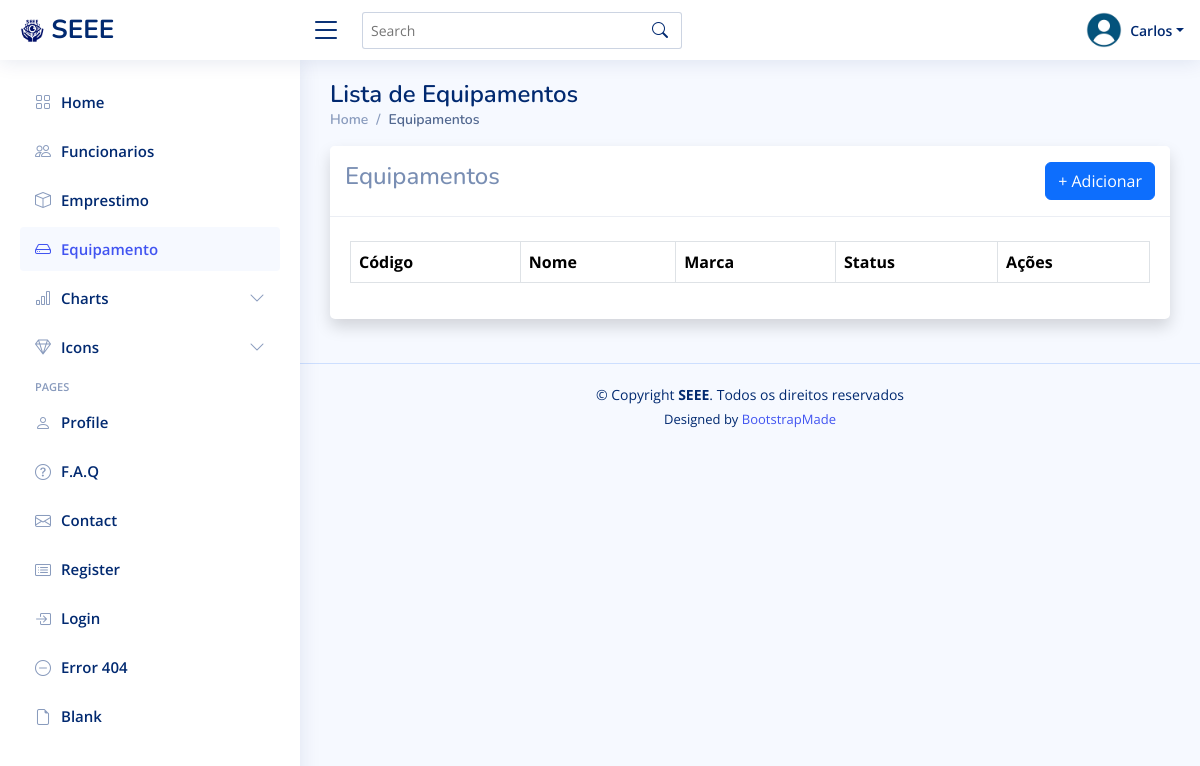
The app's page /equipamento/ (signed in), older data.
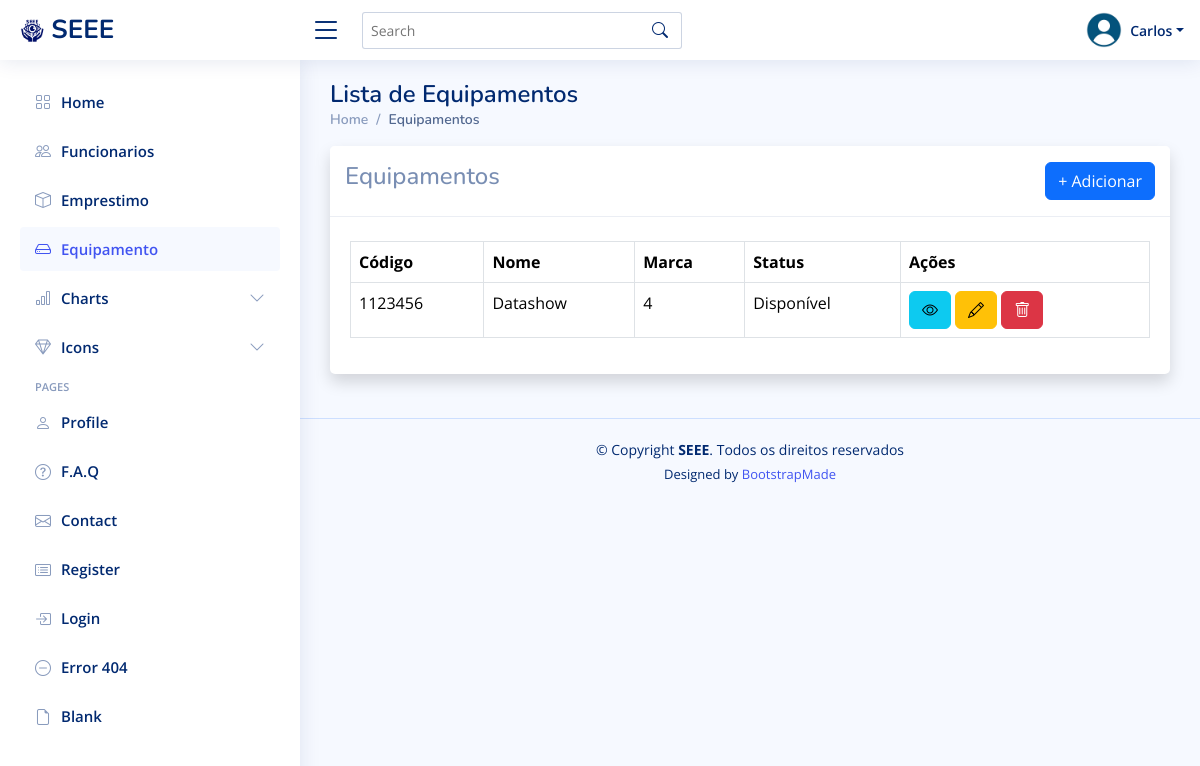
The same page, newer data.
### equipamento/models.py (models this page shows, shortened)
class Equipamento(models.Model):
    nome = models.CharField(max_length=100)
    codigo = models.CharField(max_length=50, unique=True)
    marca = models.CharField(max_length=50)
    status = models.PositiveIntegerField(choices=[(1, 'Disponível'), (2, 'Indisponível'), (3, 'Em Manutenção')], default=1)

### equipamento/views.py (the view)
# urls.py: path('', views.listar_equipamentos, name='listar_equipamentos'),
@login_required
def listar_equipamentos(request):
    equipamentos = Equipamento.objects.all()
    return render(request, 'equipamento/listar_equipamentos.html', {'equipamentos': equipamentos})

### templates/equipamento/listar_equipamentos.html (shortened to what this page needs)
{% extends 'funcionario/_base.html' %}
{% block content %}
<div class="pagetitle">
    <h1>Lista de Equipamentos</h1>
    <nav>
      <ol class="breadcrumb">
        <li class="breadcrumb-item"><a href="/funcionario/">Home</a></li>
        <li class="breadcrumb-item active">Equipamentos</li>
      </ol>
    </nav>
  </div>
<div class="card shadow mb-4">
    <div class="card-header py-3 d-sm-flex align-items-center justify-content-between mb-4">
        <h4>Equipamentos</h4>
        <a class="btn btn-primary" href="{% url 'criar_equipamento' %}">+ Adicionar</a>
    </div>
    <div class="card-body">
        <div class="table-responsive">
            <table class="table table-bordered">
              <thead>
                <tr>
                  <th>Código</th>
                  <th>Nome</th>
                  <th>Marca</th>
                  <th>Status</th>
                  <th>Ações</th>
                </tr>
              </thead>
              <tbody>
                {% for equipamento in equipamentos %}
                  <tr>
                    <td>{{ equipamento.codigo }}</td>
                    <td>{{ equipamento.nome }}</td>
                    <td>{{ equipamento.marca }}</td>
                    <td>{{ equipamento.get_status_display }}</td>
                    <td>
                      <a class="btn btn-info" href="{% url 'detalhar_equipamento' equipamento.id %}" data-bs-toggle="tooltip" data-bs-placement="top" title="Ver detalhes"><i class="bi bi-eye"></i></a>
                      <a class="btn btn-warning" href="{% url 'editar_equipamento' equipamento.id %}" data-bs-toggle="tooltip" data-bs-placement="top" title="Editar"><i class="bi bi-pencil"></i></a>
                      <button type="button" class="btn btn-danger" data-bs-toggle="modal" data-bs-target="#basicModal-{{ equipamento.id }}"><i class="bi bi-trash"></i></button>
                    </td>
                  </tr>
                {% endfor %}
              </tbody>
            </table>
        </div>
    </div>
</div>
{% endblock %}

Row changes from the older to the newer data that the page shows:
added Equipamento: codigo "1123456", nome "Datashow", marca "4", status "Disponível"
